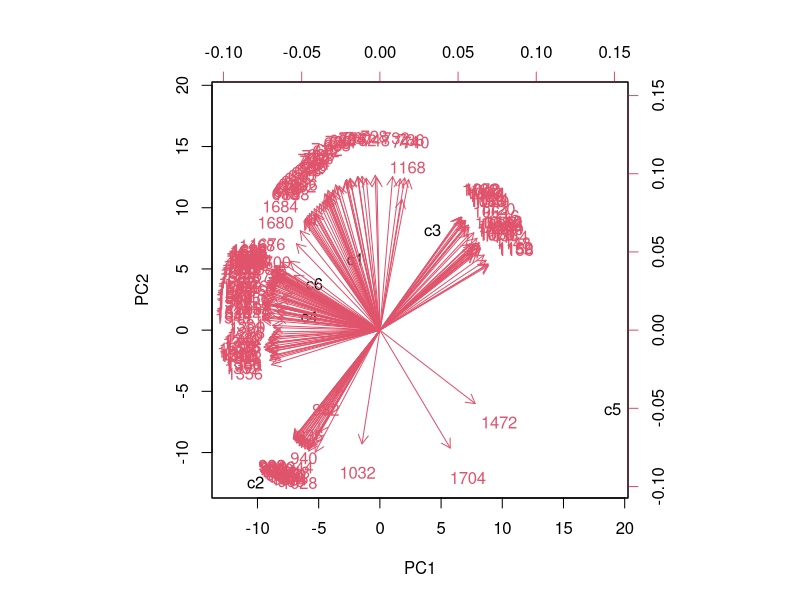

This chart was generated by the following R code: (Note: this script raises an error after producing the figure.)
# set work directory
setwd("C:/Users/Lenovo/Documents/Programiranje/PhD/SpectralTool/datasets")

# read and inspect dataframe
df = read.csv('central_points_bad.csv')
View(df)

# remove rows with 0, else scaling wont work
library(dplyr)
df = df[apply(df!=0, 1, all),]
View(df)

# TRANSPOSE DATAFRAME, TIDY UP AND INSPECT
# tranpose
df_pca = t(df)

# make first row column names
colnames(df_pca) = as.character(unlist(df_pca[1, ]))

# replace previous column names and reset
df_pca = df_pca[-1, ]
rownames(df) = NULL

# inspect the results
View(df_pca)


# CALCULATE PCs
results = prcomp(df_pca, scale=TRUE)

# reverse eigenvectors
results$rotation = -1*results$rotation

# dispay PCs
results$rotation

# biplot (useless in this case)
biplot(results, scale = 0)

#calculate total variance explained by each principal component
var_explained = results$sdev^2 / sum(results$sdev^2)

#create scree plot
qplot(c(1:6), var_explained) + 
  geom_line() + 
  xlab("Principal Component") + 
  ylab("Variance Explained") +
  ggtitle("Scree Plot") +
  ylim(0, 1)

library(ggplot2)

# Convert scores to a data frame
scores_df <- as.data.frame(results$x)

# Assuming you want to plot the first two principal components (PC1 and PC2)
ggplot(scores_df, aes(x = PC1, y = PC2)) +
  geom_point() +
  labs(x = "PC1", y = "PC2", title = "PCA Score Plot")
